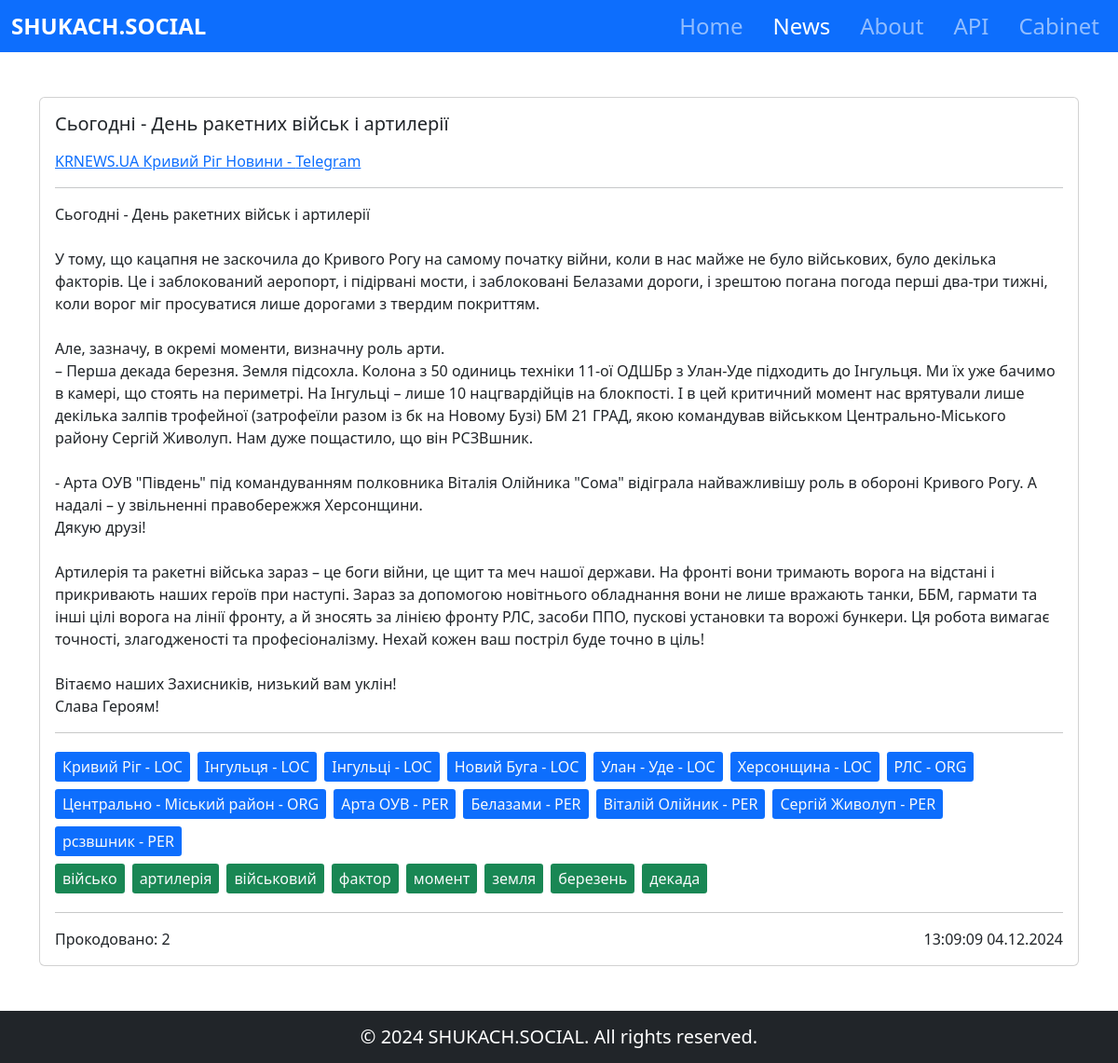
Screenshot of /news/2/ (signed in) with the database file from the repository.
### news/models.py (models this page shows, shortened)
class NewsPost(models.Model):
    class PostType(models.TextChoices):
        TYPE_NONE  = "--", "Undefined"
        TYPE_TEXT  = "TT", "Text"
        TYPE_VIDEO = "TV", "Video"
        TYPE_OTHER = "TO", "Other"
    post_type = models.CharField(
        max_length = 2,
        choices    = PostType.choices,
        default    = PostType.TYPE_NONE
    )
    header     = models.TextField()
    text       = models.TextField()
    channel    = models.ForeignKey(NewsChannel, on_delete = models.CASCADE)
    post_id    = models.IntegerField(default = 0)
    time_posted    = models.DateTimeField()
    time_parsed    = models.DateTimeField()
    time_pipelined = models.DateTimeField(null = True)
    pipelined  = models.IntegerField(default = 0)
    language   = models.ForeignKey(PostLanguage, null = True, on_delete = models.SET_NULL)
    entities   = models.ManyToManyField(PostEntity,  blank = True)
    keywords   = models.ManyToManyField(PostKeyword, blank = True)
    hashtags   = models.ManyToManyField(PostHashtag, blank = True)

class NewsChannel(models.Model):
    class ChannelType(models.TextChoices):
        NONE_TYPE    = "--", "Undefined"
        NEWS_CHANNEL = "NC", "News Channel"
        AUTHORS_BLOG = "AB", "Author's Blog"
        ANONYMOUS    = "AN", "Anonymous Channel"
        OFFICIAL     = "OC", "Official Channel"
        OTHER_TYPE   = "OK", "Other"
    channel_type = models.CharField(
        max_length = 2,
        choices    = ChannelType.choices,
        default    = ChannelType.NONE_TYPE,
    )
    name = models.CharField(max_length = 128)
    tag  = models.CharField(max_length = 128, db_index = True)
    last_parsed_post  = models.IntegerField(default = 0)
    first_parsed_post = models.IntegerField(default = 0)
    country = models.ForeignKey(Country,     null = True, on_delete = models.SET_NULL)
    social  = models.ForeignKey(SocialMedia, null = True, on_delete = models.SET_NULL)

class SocialMedia(models.Model):
    name         = models.CharField(max_length = 128)
    tag_template = models.CharField(max_length = 128, null = True, blank = True)

class PostEntity(models.Model):
    lemmatized_name = models.CharField(max_length = 128, db_index = True)
    display_name    = models.CharField(max_length = 128, db_index = True)
    entity_type     = models.CharField(max_length = 128)
    def __str__(self):
        return f"{self.display_name} - {self.entity_type}"

### news/views.py (the view)
# urls.py: path("<int:news_id>/",       views.NewsDetailView.as_view(), name = "detail"),
class NewsDetailView(LoginRequiredMixin, View):
    def get(self, request, news_id):
        news  = get_object_or_404(NewsPost.objects.prefetch_related('entities', 'keywords', 'hashtags'), pk = news_id)
        context = {
            "news": news,
            "entities": news.entities.all(),
            "keywords": news.keywords.all(),
            "hashtags": news.hashtags.all(),
            "active_app": "news",
        }
        return render(request, "news/news_detail.html", context)

### news/models.py (called while the page is built)
    def __str__(self):
        return self.name

### news/templatetags/custom_filters.py (called while the page is built)
@register.filter
def news_paragraphed(text):
    return text.replace('\n', '<br>')

### news/templates/news/news_detail.html (shortened to what this page needs)
{% extends 'common_template.html' %}
{% block content %}
<section class="news_detail" style="min-height: 86vh;">
    <div class="container">
        <div class="row py-4 justify-content-center">
            <div class="col-md-12 mt-4">
                <div class="card w-100 mb-4">
                    <div class="card-body">
                        {% load custom_filters %}
                        <p class="card-title h5 mb-3" text-start>
                            {{ news.header }}
                        </p>
                        <p class="card-text text-start">
                            <a href="{{ news.channel.social.tag_template }}">
                                {{ news.channel.name }} - {{ news.channel.social.name }}
                            </a>
                        </p>
                        <hr />
                        <p class="card-text text-start">
                            {{ news.text | news_paragraphed | safe }}
                        </p>
                        <hr />
                        <p class="card-text text-start">
                        </p>
                        <hr />
                        <p class="card-text d-flex justify-content-between align-items-center">
                            <span>
                                Прокодовано: {{ news.pipelined }}
                            </span>
                            <span>
                                {{ news.time_posted | date:"H:i:s d.m.Y" }}
                            </span>
                        </p>
                    </div>
                </div>
            </div>
        </div>
    </div>
</section>
{% endblock content %}

### shukach_social/templates/common_template.html (style rules this page uses)
body { padding-top: 7vh; }
.tag { border-radius: 0.2em; }

### rows the page displays
NewsPost: header "Сьогодні - День ракетних військ і артилерії", channel.name "KRNEWS.UA Кривий Ріг Новини", channel.social.name "Telegram", text|news_paragraphed "Сьогодні - День ракетних військ і артилерії У тому, що кацапня не заскочила до Кривого Рогу на самому початку війни, коли в нас майже не було військових, було декілька факторів. Це і заблокований аеропорт, і підірвані мости, і заблоковані Белазами дороги, і зрештою погана погода перші два-три тижні, коли ворог міг просуватися лише дорогами з твердим покриттям. Але, зазначу, в окремі моменти, визначну роль арти. – Перша декада березня. Земля підсохла. Колона з 50 одиниць техніки 11-ої ОДШБр з Улан-Уде підходить до Інгульця. Ми їх уже бачимо в камері, що стоять на периметрі. На Інгульці – лише 10 нацгвардійців на блокпості. І в цей критичний момент нас врятували лише декілька залпів трофейної…", pipelined "2", time_posted "13:09:09 04.12.2024"
PostEntity: display_name+entity_type "Кривий Ріг - LOC Інгульця - LOC Інгульці - LOC Новий Буга - LOC Улан - Уде - LOC Херсонщина - LOC РЛС - ORG Центрально - Міський район - ORG Арта ОУВ - PER Белазами - PER Віталій Олійник - PER Сергій Живолуп - PER рсзвшник - PER військо артилерія військовий фактор момент земля березень декада"
